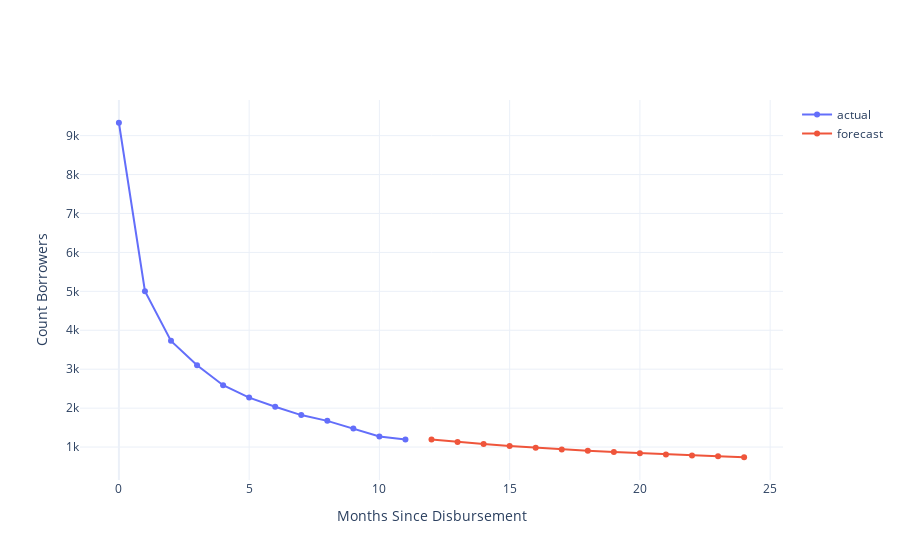

The notebook cell saved with this chart:
### Code cell
cohort='2021-02'

df = forecast[forecast.cohort==cohort]

traces = []
for dtype in df.data_type.unique():
    traces.append(go.Scatter(name=dtype, x=df[df.data_type==dtype].index, 
                             y=df[df.data_type==dtype]['Count Borrowers'], mode='markers+lines'))
    
fig = go.Figure(traces)
fig.update_layout(xaxis=dict(title='Months Since Disbursement'),
                 yaxis=dict(title='Count Borrowers'))

fig.show()

### Figure 1 — Plotly figure (JSON) as saved in the notebook; plotly's stock layout.template omitted (floating-point values rounded to 4 significant figures)
{"data": [{"mode": "markers+lines", "name": "actual", "type": "scatter", "x": [0, 1, 2, 3, 4, 5, 6, 7, 8, 9, 10, 11], "y": [9331, 5004, 3728, 3100, 2589, 2271, 2034, 1821, 1673, 1475, 1274, 1194]}, {"mode": "markers+lines", "name": "forecast", "type": "scatter", "x": [12, 13, 14, 15, 16, 17, 18, 19, 20, 21, 22, 23, 24], "y": [1197.0, 1133.0, 1076.0, 1026.0, 981.2, 940.6, 903.8, 870.2, 839.5, 811.2, 785.1, 760.9, 738.3]}], "layout": {"xaxis": {"title": {"text": "Months Since Disbursement"}}, "yaxis": {"title": {"text": "Count Borrowers"}}}}
